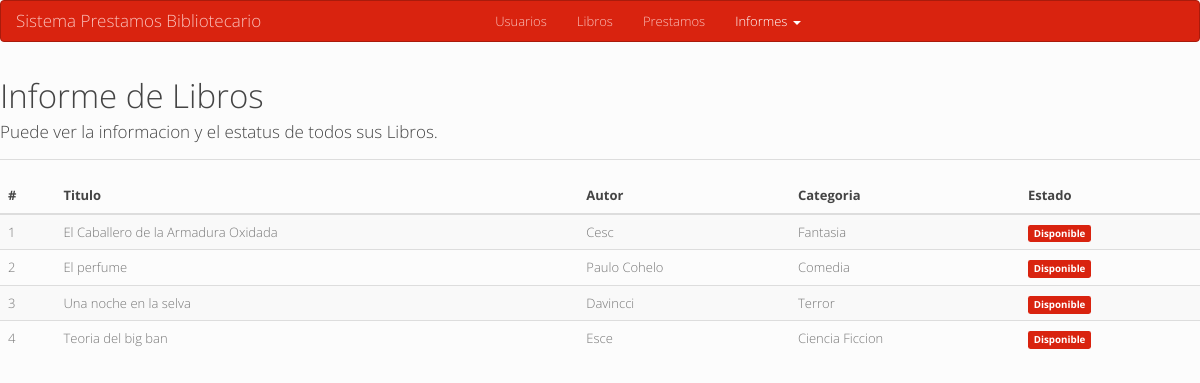
Page /Views/ListadoLibros.php on the committed database.
### tables this page shows
CREATE TABLE IF NOT EXISTS Libros (
  IdLibro int(11) NOT NULL,
  Referencia varchar(25) NOT NULL,
  Titulo varchar(100) NOT NULL,
  Autor varchar(50) NOT NULL,
  Categoria varchar(20) NOT NULL,
  Estado int(11) NOT NULL COMMENT '0: Disponible, 1:Prestado, 2:Con Deuda'
);

### ConexionPDO.php (called while the page is built, shortened)
<?php
class ConexionPDO{
	public function __construct(){
		try{
			$this->conection = new PDO('mysql:host=localhost;dbname=BibliotecaPrestamos','root','root');
		}catch(PDOException $e){
			die("Error al intentar conectar la base de datos.");
		}
	}
}

### Models/BookModel.php (called while the page is built, shortened)
<?php
require_once '../ConexionPDO.php';
class BookModel {
	private $Conexion;
	public function __construct(){
		$PDO = new ConexionPDO();
		$this->Conexion = $PDO->conection;
	}
	public function getAllBooks(){
		try{
			$Sql = "SELECT *
				FROM Libros";
			$res = $this->Conexion->query($Sql);
			return $res->fetchAll(PDO::FETCH_ASSOC);
		}catch(Exception $e){
			echo $e->getMessage();
		}
	}
}

### Views/ListadoLibros.php (the view, shortened to what this page needs)
<?php
require_once '../Models/BookModel.php';
$Model = new BookModel();
$ArrayLibros = $Model->getAllBooks();
?>
<!DOCTYPE html>
<html>
  <head>
    <link rel="stylesheet" href="css/bootstrap.min.css">
    <link rel="stylesheet" href="css/bootstrap-theme.min.css">
    <link rel="stylesheet" href="//code.jquery.com/ui/1.11.4/themes/smoothness/jquery-ui.css">
  </head>
  <body>
	<div class="bs-component">
              <nav class="navbar navbar-inverse">
                <div class="container-fluid">
                  <div class="navbar-header">
                    <a class="navbar-brand" href="../index.php" style="margin-right: 12em;">Sistema Prestamos Bibliotecario</a>
                  </div>
                  <div class="collapse navbar-collapse" id="bs-example-navbar-collapse-2">
                    <ul class="nav navbar-nav">
                      <li><a href="Usuarios.php">Usuarios</a></li>
                      <li><a href="Libros.php">Libros</a></li>
                      <li><a href="Prestamos.php">Prestamos</a></li>
                      <li class="dropdown active">
                        <a href="#" class="dropdown-toggle" data-toggle="dropdown" role="button" aria-expanded="true">Informes <span class="caret"></span></a>
                      </li>
                    </ul>
                  </div>
                </div>
              </nav>
            <div id="source-button" class="btn btn-primary btn-xs" style="display: none;">&lt; &gt;</div></div>
  <div class="page-header">
    <h1>Informe de Libros</h1>
    <h4>Puede ver la informacion y el estatus de todos sus Libros.</h4>
  </div>
  <table id="TableUsuarios" class="table table-striped table-hover ">
    <thead>
      <tr>
        <th>#</th>
        <th>Titulo</th>
        <th>Autor</th>
        <th>Categoria</th>
        <th>Estado</th>
      </tr>
    </thead>
    <tbody>
      <?php
           foreach ($ArrayLibros as $key => $value) {
             ?><tr>
               <td><?php echo $value['IdLibro']?></td>
               <td><?php echo $value['Titulo']?></td>
               <td><?php echo $value['Autor']?></td>
               <td><?php echo $value['Categoria']?></td>
               <?if($value['Estado'] == '0'){
                  ?><td><span class="label label-primary">Disponible</span></td><?
               }elseif($value['Estado'] == '1'){
                  ?><td><span class="label label-warning">En Prestamo</span></td><?
               }else{
                  ?><td><span class="label label-danger">Con Deuda</span></td><?
               }?>
               </tr><?
           }
      ?>
    </tbody>
  </table>
</body>
</html>

### rows in the picture
libros: IdLibro "1", Titulo "El Caballero de la Armadura Oxidada", Autor "Cesc", Categoria "Fantasia", Estado "Disponible"
libros: IdLibro "2", Titulo "El perfume", Autor "Paulo Cohelo", Categoria "Comedia", Estado "Disponible"
libros: IdLibro "3", Titulo "Una noche en la selva", Autor "Davincci", Categoria "Terror", Estado "Disponible"
libros: IdLibro "4", Titulo "Teoria del big ban", Autor "Esce", Categoria "Ciencia Ficcion", Estado "Disponible"
